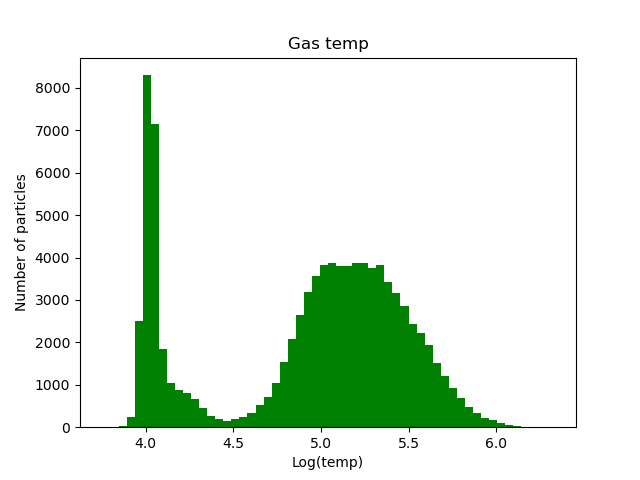

Python code for this plot:
#galaxy 168 gas histogram
import pynbody
import numpy as np
from matplotlib import colors
import matplotlib.pyplot as plt

#loading snapshot
s=pynbody.load('/mnt/data0/jillian/gguaman/r168/cosmo25p.768sg1bwK1BHe75.007779')

#setting to physical units
s.physical_units()

#centering halo
pynbody.analysis.angmom.faceon(s)

plt.hist(np.log10(s.g['temp']),color='green',bins='fd')

#customizing hist
plt.xlabel("Log(temp)")
plt.ylabel("Number of particles")
plt.title('Gas temp')

#plt.show()
plt.savefig("galaxy168_gashist.png")
